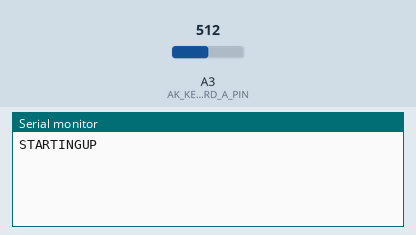
Bench run of a sketch on a simulated Arduino Uno, built with avr-gcc and run on an emulated ATmega328P. Shown: the last lines printed to the serial monitor. The test bench sets the inputs (shaded band); at power-on: A3 (AK_KEYBOARD_A_PIN) = 512.

Above: at 1.2 s.
1.3 s: A3 (AK_KEYBOARD_A_PIN) set to 306
At 2.5 s:
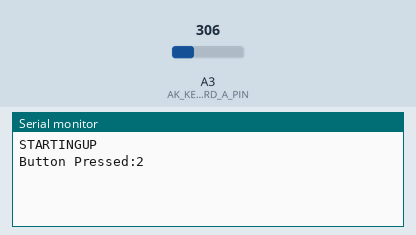
2.8 s: A3 (AK_KEYBOARD_A_PIN) set to 122
At 3.7 s:
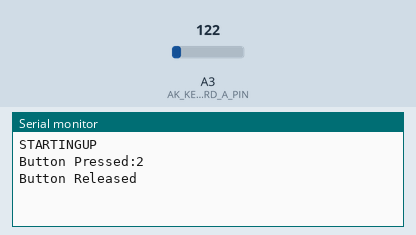

Measured:
- after the input at 1.3 s, the serial monitor: prints a new line after 0.07 s (image 1)
- after the input at 2.8 s, the serial monitor: prints a new line after 0.07 s (image 2)

The sketch:

AnalogButtons.ino
```cpp
/*
 Name:		AnalogButtons.ino
 Created:	6/26/2021 6:42:11 PM
 Author:	djkes
*/

#include "AnalogKeyboard.h";

/*This is a function the AnalogyKeyboard Class will call when a button is pressed.
It will also call this when all buttons are released.
*/
void AnalogButtonHandler(int buttonNumber)
{
	if (0 == buttonNumber)
	{
		Serial.println("Button Released");
	}
	else
	{
		Serial.print("Button Pressed:");
		Serial.println(buttonNumber);
	}
}

AnalogKeyboard akey(&AnalogButtonHandler);

void setup()
{
	Serial.begin(9600);
	Serial.println("STARTINGUP");
}

// besure to call the Update routine for the AnalogKeyboard frequently to debounce the keyboard.
void loop()
{
	akey.update();
}
```

AnalogKeyboard.cpp
```cpp
#include "AnalogKeyboard.h"


AnalogKeyboard::AnalogKeyboard(void (*buttonHandler)(int buttonNumber))
{
    this->debounceLoc = 0;
    this->lastState = 0;
    this->processedState = 0;
    for (int i = 0; i < AK_DEBOUNCEDEPTH; i++)
    {
        debounceTracker[i] = AK_KEY_KEY_VALUE_NONE+1000;
    }
    this->eventHandler = buttonHandler;
}

void AnalogKeyboard::update()
{
    int val = analogRead(AK_KEYBOARD_A_PIN);

    unsigned long currentState = 0;

    if (this->isStable(val))
    {
        // get which key is pressed TODO: figure out how to return when multiple keys are pressed.
        //Set Them All Down
        bitWrite(currentState, 1, AK_DOWN);
        bitWrite(currentState, 2, AK_DOWN);
        bitWrite(currentState, 3, AK_DOWN);
        bitWrite(currentState, 4, AK_DOWN);
        bitWrite(currentState, 5, AK_DOWN);


        if (AK_KEY_KEY_VALUE_1 - AK_KEY_READINGCORRECTION < val && AK_KEY_KEY_VALUE_1 + AK_KEY_READINGCORRECTION > val)
        {
            bitWrite(currentState, 1, AK_UP);
        }
        else
        {
            if (AK_KEY_KEY_VALUE_2 - AK_KEY_READINGCORRECTION < val && AK_KEY_KEY_VALUE_2 + AK_KEY_READINGCORRECTION > val)
            {
                bitWrite(currentState, 2, AK_UP);
            }
            else
            {
                if (AK_KEY_KEY_VALUE_3 - AK_KEY_READINGCORRECTION < val && AK_KEY_KEY_VALUE_3 + AK_KEY_READINGCORRECTION > val)
                {
                    bitWrite(currentState, 3, AK_UP);
                }
                else
                {
                    if (AK_KEY_KEY_VALUE_4 - AK_KEY_READINGCORRECTION < val && AK_KEY_KEY_VALUE_4 + AK_KEY_READINGCORRECTION > val)
                    {
                        bitWrite(currentState, 4, AK_UP);
                    }
                    else
                    {
                        if (AK_KEY_KEY_VALUE_5 - AK_KEY_READINGCORRECTION < val && AK_KEY_KEY_VALUE_5 + AK_KEY_READINGCORRECTION > val)
                        {
                            bitWrite(currentState, 5, AK_UP);
                        }
                        else
                        {

                        }

                    }
                }
            }
        }

        //if the button state has changed call the callback with  the button number.
        if (currentState != this->lastState)
        {
            this->lastState = currentState;
            this->eventHandler(this->ActivatedButton(currentState));
            this->processedState = currentState;
        }
    }
}

int AnalogKeyboard::ActivatedButton(unsigned long state)
{
    for (int i = 1;i <= 5 ;i++)
    {
        if (bitRead(state, i) == 1)
        {
            return i;
        }
    }
    return 0;
}
int AnalogKeyboard::buttonState(int buttonNumber)
{
    return bitRead(this->lastState, buttonNumber);
}

bool AnalogKeyboard::isStable(int state)
{
    bool isStable = true;
    this->debounceTracker[debounceLoc] = state;
    this->debounceLoc = (this->debounceLoc + 1) % AK_DEBOUNCEDEPTH;
    for (int i = 0; i < AK_DEBOUNCEDEPTH - 1; i++)
    {
        if ((state < this->debounceTracker[i] - AK_STABLESTATECORRECTION) || (state > this->debounceTracker[i] + AK_STABLESTATECORRECTION))
        {
            isStable = false;
        }
    }
    return isStable;
}
```

AnalogKeyboard.h
```cpp
#ifndef ANALOG_KEYABORD_H

#define ANALOG_KEYABORD_H

#include <Arduino.h>

// timeout for long press
#define AK_KEY_PRESS_TIMEOUT 2000

// limits for button readings
// each button gives a value below its corresponding entry
#ifndef AK_KEY_KEY_VALUE_1
#define AK_KEY_KEY_VALUE_1 190  //Left
#endif // !AK_KEY_KEY_VALUE_1
#ifndef AK_KEY_KEY_VALUE_2
#define AK_KEY_KEY_VALUE_2 300 //Top
#endif // !AK_KEY_KEY_VALUE_2

#ifndef AK_KEY_KEY_VALUE_3
#define AK_KEY_KEY_VALUE_3 460 //Bottom
#endif // !AK_KEY_KEY_VALUE_3

#ifndef AK_KEY_KEY_VALUE_4
#define AK_KEY_KEY_VALUE_4 600 //Right
#endif // !AK_KEY_KEY_VALUE_4

#ifndef AK_KEY_KEY_VALUE_5
#define AK_KEY_KEY_VALUE_5 790 //Far Right Button
#endif // !AK_KEY_KEY_VALUE_5

#ifndef AK_KEY_KEY_VALUE_NONE
#define AK_KEY_KEY_VALUE_NONE 1000 //No button
#endif // !AK_KEY_KEY_VALUE_NONE

#ifndef AK_KEY_READINGCORRECTION
#define AK_KEY_READINGCORRECTION 25
#endif

#ifndef AK_STABLESTATECORRECTION
#define AK_STABLESTATECORRECTION 5
#endif

#ifndef AK_KEYBOARD_A_PIN
#define AK_KEYBOARD_A_PIN 3
#endif

#ifndef AK_DEBOUNCEDEPTH
#define AK_DEBOUNCEDEPTH 200
#endif

#define AK_UP 1
#define AK_DOWN 0

class AnalogKeyboard {
public:
    AnalogKeyboard(void (*buttonHandler)(int buttonNumber) );
    void update();
    int buttonState(int buttonNumber);

private:
    int debounceTracker[AK_DEBOUNCEDEPTH];
    unsigned int debounceLoc;
    void(*eventHandler)(int state);

    unsigned long lastState; // last value
    unsigned long processedState;
    int AnalogKeyboard::ActivatedButton(unsigned long state);
    bool isStable(int state);
};

#endif // !AK_KEYABORD_H
```
